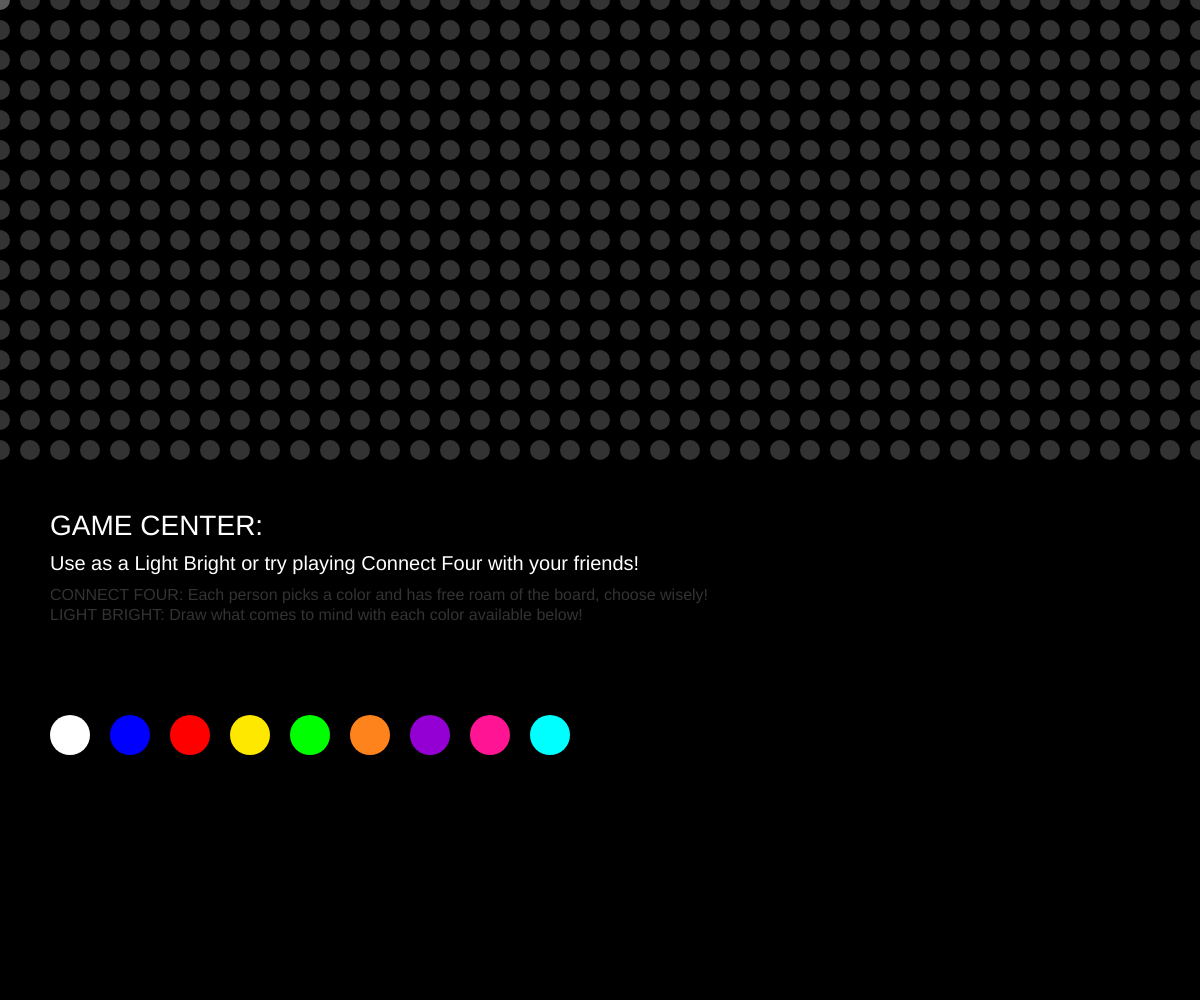
Frame 1 (no input)
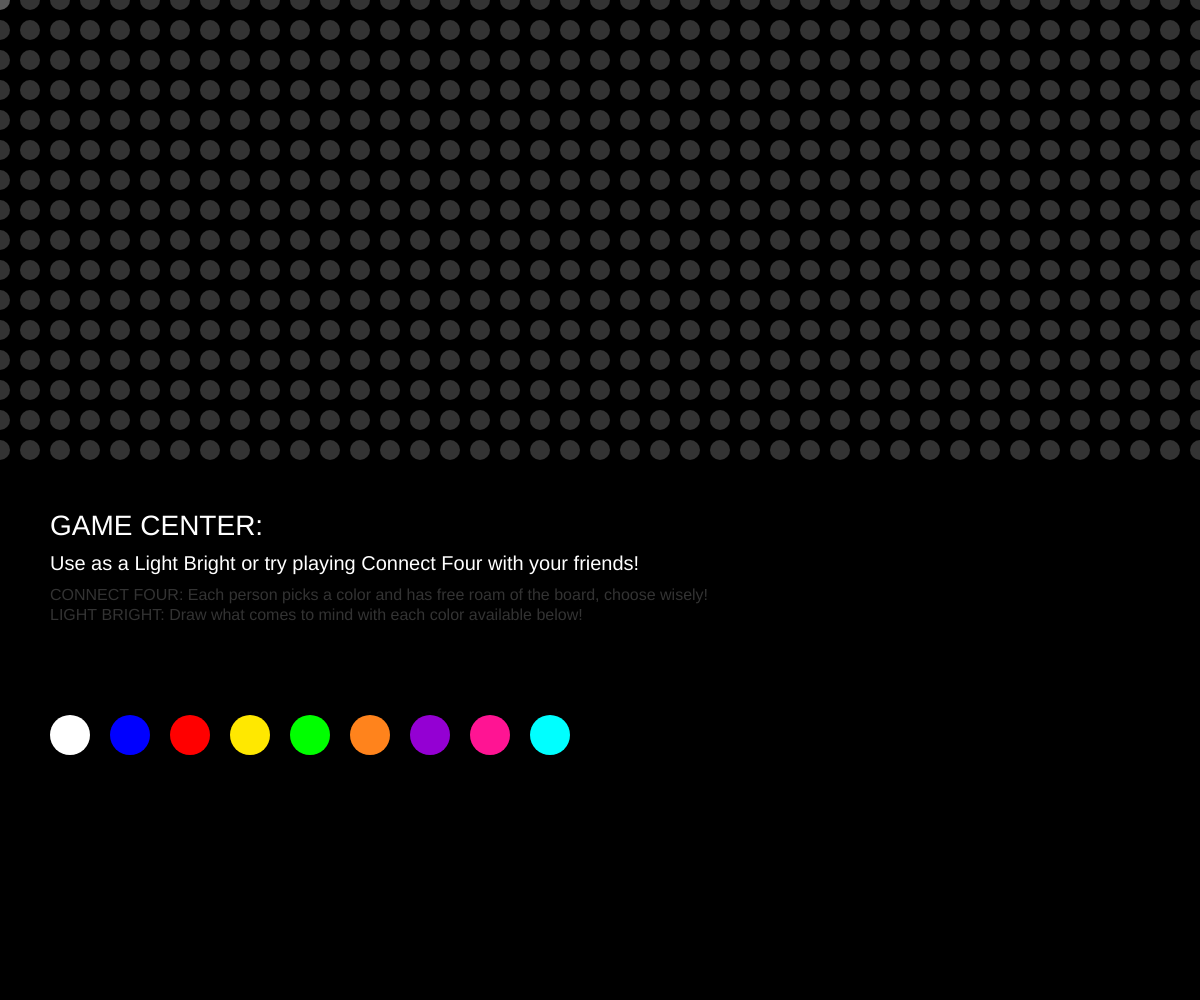
Frame 60 (no input)
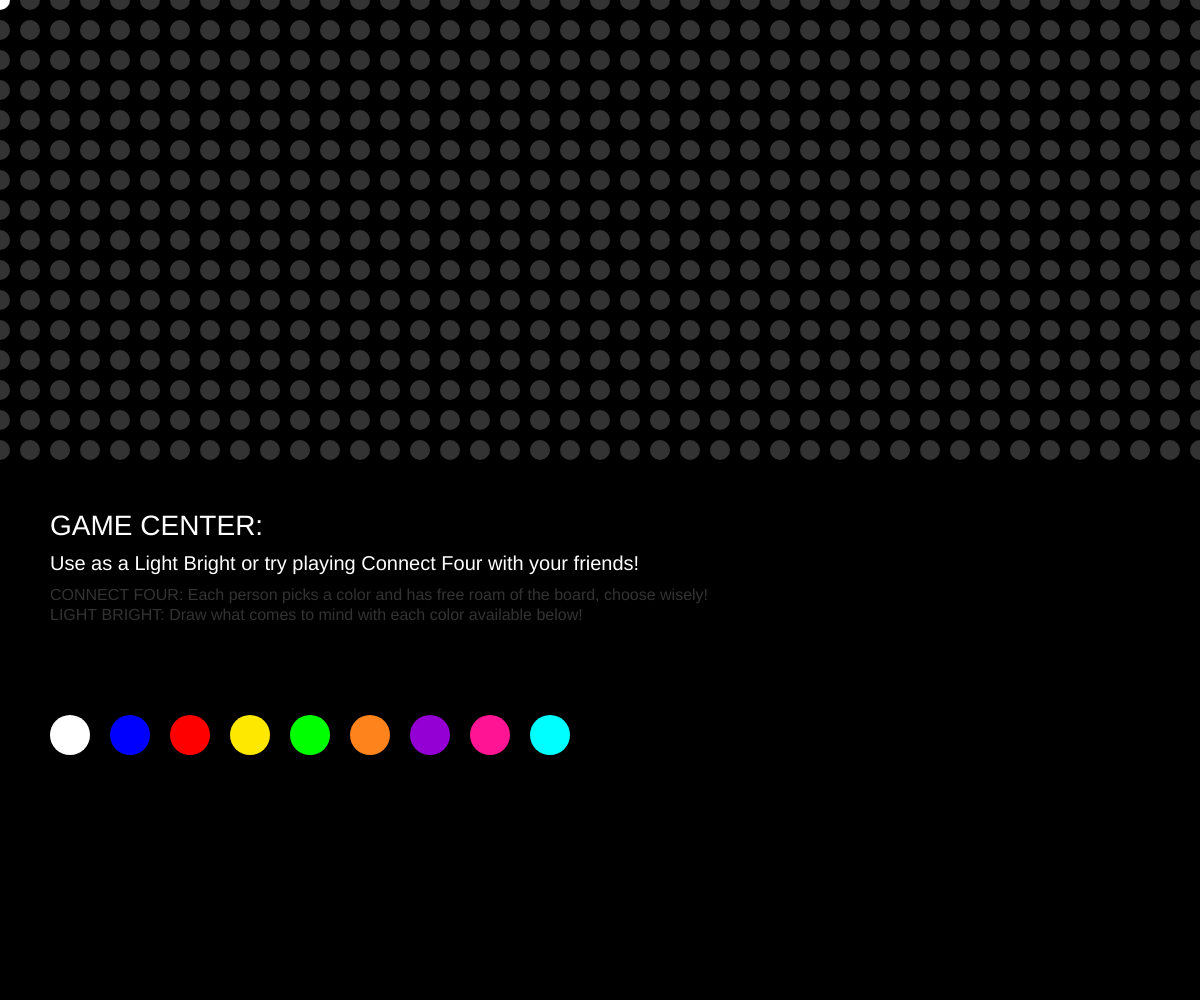
Frame 120 (the mouse pressed at the canvas centre since frame 60)

The p5.js sketch that drew these frames (run headless with seeded random() and noise() and a simulated clock; from frame 60 on, the mouse is pressed at the canvas centre):

// p5.js sketch
// ── sketch.js
var u;
var u2;
var count;
var mods = [];
var game1;
var game2;
var game3;

var colorSelected = [];
var colorPalette = [];


function setup() {
  createCanvas(windowWidth, windowHeight);
  background('#000');
  noStroke();
  fill(255);
  textSize(28);
  text("GAME CENTER:", 50, 535);
  textSize(20);
  text("Use as a Light Bright or try playing Connect Four with your friends!", 50, 570);
  fill("#333333");
  textSize(16);
  text("CONNECT FOUR: Each person picks a color and has free roam of the board, choose wisely!", 50, 600);
  textSize(16);
  text("LIGHT BRIGHT: Draw what comes to mind with each color available below!", 50, 620);

//white
  fill(255);//white
  ellipse(70,735,40,40);
//blue
  fill("Blue");//blue
  ellipse(130,735,40,40);
//red
  fill("#FF0000");//red
  ellipse(190,735,40,40);
//yellow
  fill("#FFE800");//yellow
  ellipse(250,735,40,40);
//green
  fill("#00FF00");//green
  ellipse(310,735,40,40);
//orange
  fill("#FF831C")//orange
  ellipse(370,735,40,40);
//purple
  fill("DarkViolet")//purple
  ellipse(430,735,40,40);
//pink
  fill("DeepPink")//pink
  ellipse(490,735,40,40);
//light blue
  fill("Aqua")//light blue
  ellipse(550,735,40,40);



  // fill(255);
  // ellipse(60,860,13,13);
  // ellipse(85,860,13,13);
  // ellipse(110,860,13,13);
  //ellipse(135,860,13,13);


  // rect(1030,712,70,20);
  // rect(1110,712,70,20);
  // rect(1190,712,70,20);
  // rect(1270,712,70,20);


  game1=false;
  game2=false;
  game3=false;

  //dots



  u=30;
  u2 = (u/2)*sqrt(3);
  var highCount = (720/u)-8;
  var wideCount = (width/u2)+60;
  count = int(highCount * wideCount);
  var index = 0;
  for (var xc = 0; xc < wideCount*2; xc++) {
    for (var yc = 0; yc < highCount*1; yc++) {
      mods[index++] = new Module((int(xc)*u),int(yc)*u);
    }
   }

   colorSelected[0]="White";
console.log(highCount);
}

function draw() {
  noStroke();
  for (var i = 0; i <= count; i++) {
    mods[i].draw1();
  }

//  console.log(mouseX+","+mouseY);

  // translate(u2,u/2);
  // for (var i = 0; i <= count; i++) {
  //   mods[i].draw3();
  // }
//white
  if(mouseX>50 && mouseX<90 && mouseY>710 && mouseY<753)
  {
    colorSelected[0]="White";//white
  }
//blue
  if(mouseX>111 && mouseX<150 && mouseY>719 && mouseY<755)
  {
    colorSelected[0]="Blue";//blue
  }
//red
  if(mouseX>170 && mouseX<209 && mouseY>720 && mouseY<750)
  {
    colorSelected[0]="Red";//red
  }
//yellow
  if(mouseX>230 && mouseX<270 && mouseY>718 && mouseY<755)
  {
    colorSelected[0]="Yellow";//yellow
  }
//green
  if(mouseX>290 && mouseX<330 && mouseY>720 && mouseY<755)
  {
    colorSelected[0]="Chartreuse";//green
  }
//orange
  if(mouseX>350 && mouseX<390 && mouseY>718 && mouseY<753)
  {
    colorSelected[0]= "Orange";//orange
  }
//purple
  if(mouseX>410 && mouseX<450 && mouseY>718 && mouseY<758)
  {
    colorSelected[0]="DarkViolet";//purple
  }
  //pink
    if(mouseX>470 && mouseX<510 && mouseY>720 && mouseY<752)
    {
      colorSelected[0]="DeepPink";//pink
    }
//l.blue
    if(mouseX>532 && mouseX<572 && mouseY>718 && mouseY<755)
    {
      colorSelected[0]="Aqua";//l.blue
    }


    if(game1==true)
    {
Module.s=40;

    }

    if(game2==true)
    {

    }

    if(game3==true)
    {

    }

// Vertical pattern check
    for (var i = 0; i <= count; i++) {
      if(mods[i].b1==true && mods[i+1].b1==true  && mods[i+2].b1==true  && mods[i+3].b1==true)
      {
      //  if(mods[i].c1==mods[i+1].c1==mods[i+2].c1==mods[i+3].c1)
      //  {
      if(mods[i].c1==mods[i+1].c1&&mods[i].c1==mods[i+2].c1 && mods[i].c1==mods[i+3].c1)
      {
        fill('#333333');
        textSize(20);

        text(mods[i].c1 + ' Wins!', 50,670);
        console.log(i);
      }
}

// horizontal pattern check

if(mods[i].b1==true  && mods[i+16].b1==true && mods[i+32].b1==true && mods[i+48].b1==true)
{
      if(mods[i].c1==mods[i+16].c1 && mods[i].c1==mods[i+32].c1 && mods[i].c1==mods[i+48].c1)
      {
        fill('#333333');
        textSize(20);

        text(mods[i].c1 + ' Wins!', 50,670);
        console.log(i);
      }
}
// diagonal forward

if(mods[i].b1==true  && mods[i+17].b1==true && mods[i+(17*2)].b1==true && mods[i+(17*3)].b1==true)
{
      if(mods[i].c1==mods[i+17].c1 && mods[i].c1==mods[i+(17*2)].c1 && mods[i].c1==mods[i+(17*3)].c1)
      {
        fill('#333333');
        textSize(20);

        text(mods[i].c1 + ' Wins!', 50,670);
        console.log(i);
      }
}

// diagonal backward
if(mods[i].b1==true  && mods[i+15].b1==true && mods[i+(15*2)].b1==true && mods[i+(15*3)].b1==true)
{
      if(mods[i].c1==mods[i+15].c1 && mods[i].c1==mods[i+(15*2)].c1 && mods[i].c1==mods[i+(15*3)].c1)
      {
        fill('#333333');
        textSize(20);

        text(mods[i].c1 + ' Wins!', 50,670);
        console.log(i);
      }
}

    }
}

function mousePressed() {
  for (var i = 0; i <= count; i++) {
    mods[i].Pressed();
  }
}






function Module(_x, _y) {
  this.s = 20;
  this.x1 = _x;
  this.y1 = _y;
  this.x3 = _x;
  this.y3 = _y;
  this.b1 = false;
  this.b3 = false;
  this.isOverCircle1 = false;
  this.isOverCircle3 = false;
  this.c1 = '#333333';
  this.c3 = '#333333';
}


Module.prototype.draw1 = function() {
  push();
  translate(this.x1, this.y1);
  rectMode(CENTER);
  noStroke();
  fill(0);
  ellipse(0,0,this.s+1,this.s+1);
  fill(this.c1);
  ellipse(0,0,this.s,this.s);
  this.px1 = mouseX;
  this.py1 = mouseY;
  this.nx1 = this.x1;
  this.ny1 = this.y1;
  this.isOverCircle1 = (this.px1>this.nx1-this.s/2 && this.px1<this.nx1+this.s/2 && this.py1>this.ny1-this.s/2 && this.py1<this.ny1+this.s/2);
  if(this.isOverCircle1 === true)
  {
    fill('rgba(255, 255, 255, 0.2)');
    ellipse(0,0,this.s,this.s);
  } else {
	  noFill();
  }
  pop();
}


Module.prototype.draw3 = function() {
  push();
  translate(this.x3, this.y3);
  rectMode(CENTER);
  noStroke();
  fill(0);
  ellipse(0,0,this.s+1,this.s+1);
  fill(this.c3);
  ellipse(0,0,this.s,this.s);
  this.px3 = mouseX;
  this.py3 = mouseY;
  this.nx3 = this.x3+u2;
  this.ny3 = this.y3+(u/2);
  this.isOverCircle3 = (this.px3>this.nx3-this.s/2 && this.px3<this.nx3+this.s/2 && this.py3>this.ny3-this.s/2 && this.py3<this.ny3+this.s/2);
  if(this.isOverCircle3 === true)
  {
    fill('rgba(255, 255, 255, 0.2)');
    ellipse(0,0,this.s,this.s);
  } else {
	  noFill();
  }
  pop();
}


Module.prototype.Pressed = function() {
    if (this.isOverCircle1 === true){
      if(this.b1 === false){
      this.c1 = colorSelected[0];
      this.b1 = true;
      } else {
      this.c1 = '#333333';
      this.b1 = false;
      }
    }
    if (this.isOverCircle3 === true){
      if(this.b3 === false){
      this.c3 = colorSelected[0];
      this.b3 = true;
      } else {
      this.c3 = '#333333';
      this.b3 = false;
      }
    }
}

function windowResized() {
  resizeCanvas(windowWidth, windowHeight);
  background('#000');

}
